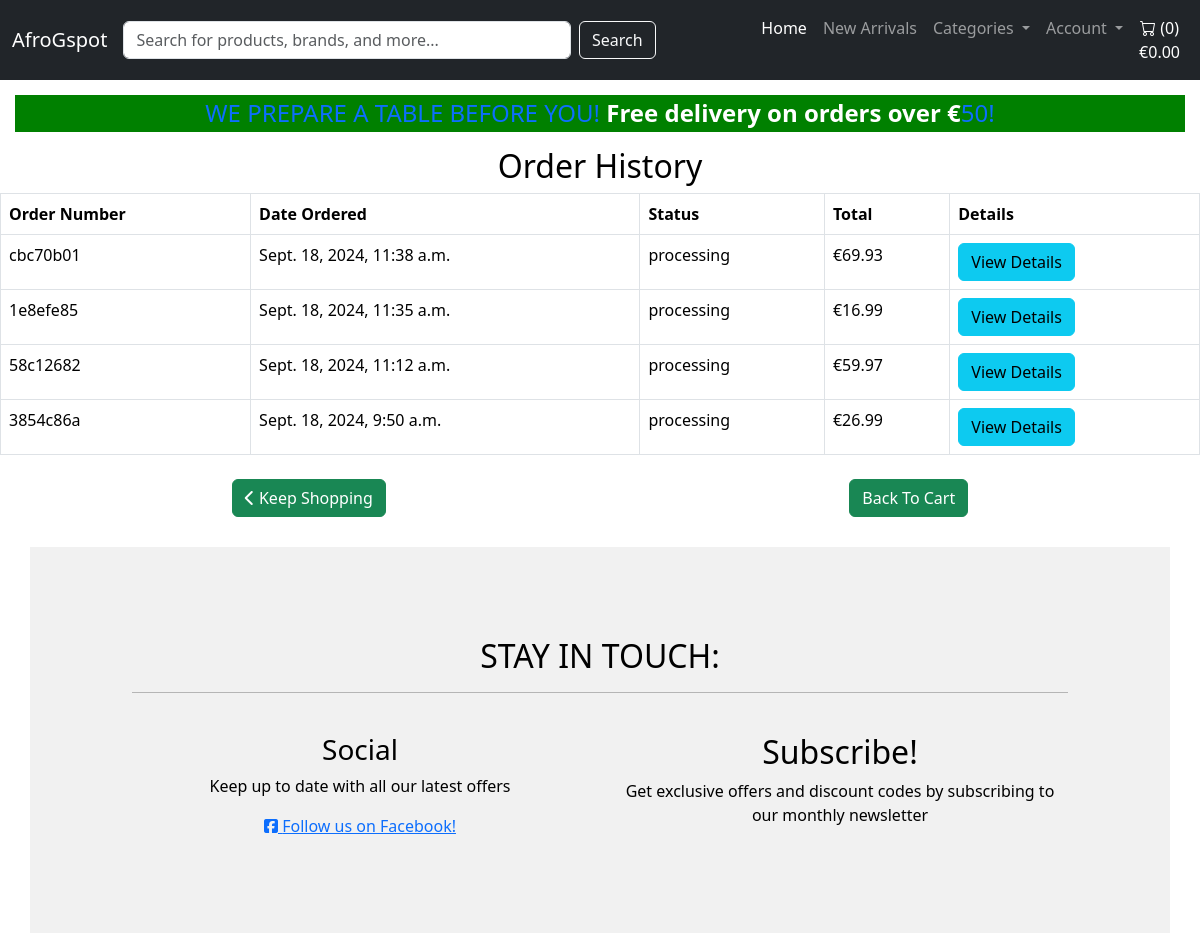
The page /checkout/order-history/ (signed in) on the database as committed earlier.
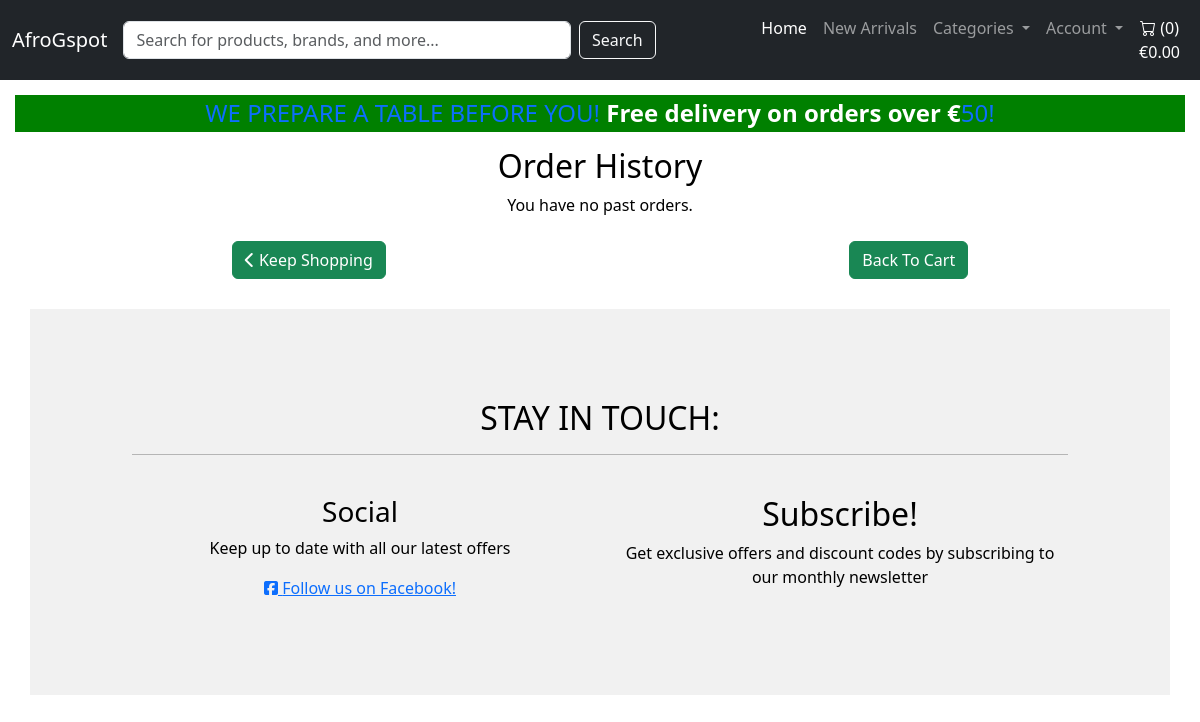
The same page on the database as committed later.
### checkout/models.py (models this page shows, shortened)
class Order(models.Model):
    user = models.ForeignKey(settings.AUTH_USER_MODEL, on_delete=models.SET_NULL, null=True, blank=True)
    profile = models.ForeignKey('profiles.Profile', on_delete=models.SET_NULL, null=True, blank=True, related_name='orders')
    full_name = models.CharField(max_length=100)
    email = models.EmailField()
    phone_number = models.CharField(max_length=15)
    address_line_1 = models.CharField(max_length=255)
    address_line_2 = models.CharField(max_length=255, blank=True, null=True)
    city = models.CharField(max_length=100)
    postal_code = models.CharField(max_length=20, blank=True, null=True)
    country = models.CharField(max_length=50, blank=False, null=False)
    date_ordered = models.DateTimeField(auto_now_add=True)
    order_total = models.DecimalField(max_digits=10, decimal_places=2, default=0.00)
    delivery_cost = models.DecimalField(max_digits=6, decimal_places=2, default=7.00)
    grand_total = models.DecimalField(max_digits=10, decimal_places=2, default=0.00)
    stripe_payment_intent = models.CharField(max_length=200, null=True, blank=True) # Stores Stripe payment intent ID
    order_number = models.CharField(max_length=8, default=generate_short_order_number, null=False, editable=False, unique=True)
    payment_status = models.CharField(max_length=10, choices=[
        ('pending', 'Pending'),
        ('completed', 'Completed'),
        ('failed', 'Failed'),
        ('refunded', 'Refunded')], default='pending')
    order_status = models.CharField(max_length=12, choices=[
        ('processing', 'Processing'),
        ('shipped', 'Shipped'),
        ('delivered', 'Delivered'),
        ('cancelled', 'Cancelled')], default='processing')

### checkout/views.py (the view)
# urls.py: path('order-history/', views.order_history, name='order_history'),
@login_required
def order_history(request):
    orders = Order.objects.filter(user=request.user).order_by('-date_ordered')
    context = {
        'orders': orders,
    }
    return render(request, 'checkout/order_history.html', context)

### checkout/templates/checkout/order_history.html
{% extends 'base.html' %}
{% block content %}
<h2 class="text-center">Order History</h2>
{% if orders %}
<table class="table table-bordered">
    <thead>
        <tr>
            <th>Order Number</th>
            <th>Date Ordered</th>
            <th>Status</th>
            <th>Total</th>
            <th>Details</th>
        </tr>
    </thead>
    <tbody>
        {% for order in orders %}
        <tr>
            <td>{{ order.order_number }}</td>
            <td>{{ order.date_ordered }}</td>
            <td>{{ order.order_status }}</td>
            <td>€{{ order.grand_total }}</td>
            <td>
                <a href="{% url 'order_detail' order.id %}" class="btn btn-info">View Details</a>
            </td>
        </tr>
        {% endfor %}
    </tbody>
</table>
{% else %}
<p class="text-center">You have no past orders.</p>
{% endif %}
<div class="d-flex justify-content-around align-items-center mt-4">
    <a class="btn btn-success" href="{% url 'product_list' %}">
        <i class="fas fa-chevron-left"></i> Keep Shopping
    </a>
    <a class="btn btn-success" href="{% url 'cart_detail' %}">Back To Cart</a>
</div>
{% endblock %}

### templates/base.html (shortened to what this page needs)
{% load static %}
<!doctype html>
<html lang="en">
<head>
  {% block corecss %}
  <link href="https://cdn.jsdelivr.net/npm/bootstrap@5.3.3/dist/css/bootstrap.min.css" rel="stylesheet"
>
  <link rel="stylesheet" href="{% static 'css/base.css' %}">
  {% endblock %}
</head>
<body>
  <header class="header">
    <nav class="navbar navbar-expand-lg navbar-dark bg-dark">
      <div class="container-fluid">
        <a class="navbar-brand" href="{% url 'home' %}">AfroGspot</a>
        <div class="collapse navbar-collapse" id="navbarNav">
          <form class="d-flex me-auto w-50" method="GET" action="{% url 'product_list' %}">
            <input class="form-control me-2 w-100" type="text" name="q" value="{{ query|default:'' }}"
              placeholder="Search for products, brands, and more..." aria-label="Search">
            <button class="btn btn-outline-light" type="submit">Search</button>
          </form>
          <ul class="navbar-nav">
            <li class="nav-item">
              <a class="nav-link active" aria-current="page" href="{% url 'home' %}">Home</a>
            </li>
            <li class="nav-item">
              <a class="nav-link" href="#">New Arrivals</a>
            </li>
            <li class="nav-item dropdown">
              <a class="nav-link dropdown-toggle" href="#" id="navbarDropdown" role="button" data-bs-toggle="dropdown"
                aria-expanded="false">
                Categories
              </a>
            </li>
            <li class="nav-item dropdown">
              <a class="nav-link dropdown-toggle" href="#" id="navbarDropdownAccount" role="button"
                data-bs-toggle="dropdown" aria-expanded="false">
                Account
              </a>
            </li>
            <li class="nav-item">
              <a class="{% if grand_total %}text-primary font-weight-bold{% else %}text-white{% endif %} nav-link"
                href="{% url 'cart_detail' %}">
                <div class="text-center">
                  <i class="bi bi-cart"></i> ({{ product_count }})
                  <p class="my-0">
                    {% if grand_total %}
                      €{{ grand_total|floatformat:2 }}
                    {% else %}
                      €0.00
                    {% endif %}
                  </p>
                </div>
              </a>
            </li>
          </ul>
        </div>
      </div>
    </nav>
    <div id="delivery-banner" class="row text-center">
      <div class="col delivery-banner-child">
        <h4 class="my-1 text-primary">
          WE PREPARE A TABLE BEFORE YOU! <strong class="text-white">Free delivery on orders over €</strong>{{ free_delivery_threshold }}!
        </h4>
      </div>
    </div>
    <link rel="stylesheet" href="https://cdn.jsdelivr.net/npm/bootstrap-icons@1.5.0/font/bootstrap-icons.css">
  </header>
  <main class="content">
    {% block content %}
    {% endblock content %}
  </main>
  <div id="toast-container" class="toast-container position-fixed top-0 end-0 p-3" data-autohide="false">
  </div>
  <footer class="container-wrapper footer">
    <div class="container quotes-container content-container">
      <section class="footer">
        <div class="row">
          <div class="col-12 page-header mb-4">
            <h2 class="text-uppercase">Stay in touch:</h2>
            <hr class="block-divider block-divider--short">
          </div>
        </div>
        <div class="row">
          <div class="col-12 col-md-6">
            <h3>Social</h3>
            <p>Keep up to date with all our latest offers</p>
            <a href="#" target="_blank"><i class="fab fa-facebook-square"></i> Follow us on Facebook!</a>
          </div>
          <div class="col-12 col-md-6">
            <h2>Subscribe!</h2>
            <p>Get exclusive offers and discount codes by subscribing to our monthly newsletter</p>
          </div>
        </div>
      </section>
    </div>
  </footer>
</body>
</html>

### static/css/base.css (style rules this page uses)
html, body { margin: 0; padding: 0; height: 100%; color: black; }
#delivery-banner { padding: 5px; margin: 10px; }
.delivery-banner-child { background-color: green; }
.content { flex: 1; }
.footer { background-color: #f1f1f1; padding: 30px; margin: 30px; text-align: center; }
strong { color: rgb(19, 15, 15); }

Rows that differ between the two databases and show on the page:
removed Order: order_number "cbc70b01", date_ordered "Sept. 18, 2024, 11:38 a.m.", order_status "processing", grand_total "69.93"
removed Order: order_number "1e8efe85", date_ordered "Sept. 18, 2024, 11:35 a.m.", order_status "processing", grand_total "16.99"
removed Order: order_number "58c12682", date_ordered "Sept. 18, 2024, 11:12 a.m.", order_status "processing", grand_total "59.97"
removed Order: order_number "3854c86a", date_ordered "Sept. 18, 2024, 9:50 a.m.", order_status "processing", grand_total "26.99"
Other text that changed with them:
text no longer shown: "Order Number Date Ordered Status Total Details"
text now shown: "You have no past orders."
